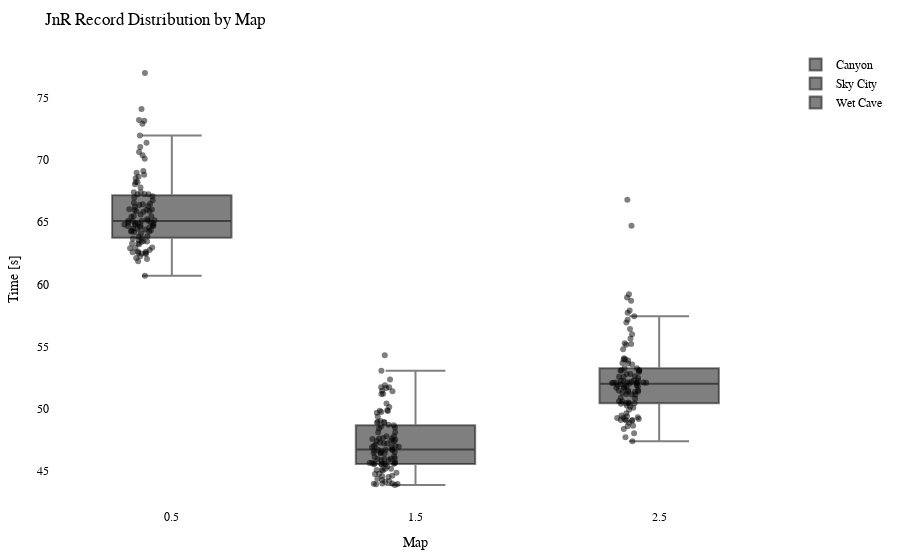

Write notebook code for a chart like this one.
### Code cell
import plotly.graph_objects as go
import plotly.io as pio

df = getRecordsDataframe(minigame="Jump and Run")

# Calculate the offset for centering the data points
num_columns = len(df.columns)
offset = 0.5

# Create a Swarm plot using Plotly
fig = go.Figure()

for i, column in enumerate(df.columns):
    x_values = [i + offset] * len(df[column])  # Adjust x-values with offset for horizontal centering
    fig.add_trace(go.Box(x=x_values,
                         y=df[column],
                         name=column,
                         boxpoints='all',
                         pointpos=-0.5,  # Adjust point position to prevent overlapping
                         marker=dict(color='rgba(0,0,0,0.5)', size=6),  # Adjust marker color and size
                         hovertext=df.index,
                         hoverinfo='text+y'))

fig.update_layout(title="JnR Record Distribution by Map",
                  xaxis=dict(title="Map"),
                  yaxis=dict(title="Time [s]"),
                  showlegend=True,
                  font=dict(family="Arial", size=12, color="black"),  # Customize font
                  plot_bgcolor="white",  # Set background color
                  margin=dict(l=50, r=50, t=50, b=50),  # Adjust margins for better layout
                  )

pio.show(fig)

pio.write_html(fig, "out/jump_swarm_plot.html")

### Figure 1 — Plotly figure (JSON) as saved in the notebook; plotly's stock layout.template omitted (floating-point values rounded to 4 significant figures)
{"data": [{"boxpoints": "all", "hoverinfo": "text+y", "hovertext": ["20LeRe10", "2wc", "agowskyy", "Allooy", "Anni808", "Axollotel", "bawskey", "BusinessBent", "ByNetherdude", "byTobi", "cediiiiii_10", "Chander24", "Chrisi20101", "crocodile1870", "cxl1lo", "DarkCobweb", "deadfiight", "DerBaumIstDerWeg", "Dokkkkko", "Ex4cted", "Falke23_5", "Feinberg", "ffawks", "Fflopse", "ForceFox", "Freeeedom", "frutigall", "GamemasterNiki", "GeneralEnte06", "Gerrygames", "Gobo9", "GrafikKatze", "Grapfen", "Gummibearchen", "H1ghsay", "h4nnes", "Harold_Sensemann", "HerrDante", "Jan2220", "JennieKim", "jimmi1410", "JOW23", "Joy_8oy", "KakaMC", "Kanickelul", "Keenaai", "Kokochampi", "Kokochampo", "Kopfradio", "Krusti", "Kyuudo", "La_meleagro", "LeWi_100", "lizsyy", "LordAlexos", "loukrativ", "Lubottus", "Luis_XYZ", "M0orey_0", "marbrueck", "Martomias", "Mincheeen", "MrNulfred", "Mvsk_", "myshq", "Nexilus", "Ninivee", "officialryzon", "Oronor", "PedroZockt", "Picutar", "PixlNight", "PolizeiDreamy", "Radattel", "Radiokopf", "Raefinzs", "Ritokii", "Sackkerl", "SB387", "ScreamingBlatz", "Sebi1801", "Seemops_8", "Sey__", "Shiewk", "Snitcherella", "SpeckyCut", "StaudammAusHolz", "TheBreadHD", "TheFabo", "Tomiokey", "twitchparaskiill", "Txlentierter", "T_Niko_T", "Umgfoin", "WachtelWachtel", "WirdNichtGeladen", "Wissender", "xBaumeisterin", "xX_Dima_ggg_Xx6", "xX_Masha_ggg_Xx9", "yzvm", "_n3d", "_Waldi_"], "marker": {"color": "rgba(0,0,0,0.5)", "size": 6}, "name": "Canyon", "pointpos": -0.5, "type": "box", "x": [0.5, 0.5, 0.5, 0.5, 0.5, 0.5, 0.5, 0.5, 0.5, 0.5, 0.5, 0.5, 0.5, 0.5, 0.5, 0.5, 0.5, 0.5, 0.5, 0.5, 0.5, 0.5, 0.5, 0.5, 0.5, 0.5, 0.5, 0.5, 0.5, 0.5, 0.5, 0.5, 0.5, 0.5, 0.5, 0.5, 0.5, 0.5, 0.5, 0.5, 0.5, 0.5, 0.5, 0.5, 0.5, 0.5, 0.5, 0.5, 0.5, 0.5, 0.5, 0.5, 0.5, 0.5, 0.5, 0.5, 0.5, 0.5, 0.5, 0.5, 0.5, 0.5, 0.5, 0.5, 0.5, 0.5, 0.5, 0.5, 0.5, 0.5, 0.5, 0.5, 0.5, 0.5, 0.5, 0.5, 0.5, 0.5, 0.5, 0.5, 0.5, 0.5, 0.5, 0.5, 0.5, 0.5, 0.5, 0.5, 0.5, 0.5, 0.5, 0.5, 0.5, 0.5, 0.5, 0.5, 0.5, 0.5, 0.5, 0.5, 0.5, 0.5, 0.5], "y": [67.09, 63.22, 64.73, 63.44, 65.84, 65.5, 68.21, 68.97, 71.97, 65.44, 61.86, 74.1, 64.49, 64.12, 66.76, 66.04, 65.16, 63.28, 64.8, 62.55, 65.87, 66.56, 63.42, 62.12, 64.7, 63.49, 64.48, 64.87, 64.6, 64.41, 60.7, 63.85, 63.67, 64.25, 64.74, 67.25, 64.24, 62.58, 64.82, 65.09, 77.0, 62.75, 68.66, 62.9, null, 66.38, 73.22, 70.39, 70.64, 66.0, 64.7, 68.23, 62.45, 62.26, 67.26, 72.92, 62.53, 67.24, 65.89, 66.25, 64.95, 65.62, 64.9, 71.04, 62.93, 73.16, 65.02, null, 66.01, 62.62, 63.82, 63.68, 71.39, 66.47, 66.44, 65.1, 70.11, 68.54, 64.31, 65.11, null, 64.36, 62.04, 63.57, 62.48, 68.81, 65.47, 67.41, 66.97, 65.23, 69.11, 66.3, 67.79, 64.57, 62.96, 64.87, 65.97, 62.64, 67.4, 68.04, 63.28, 64.21, 65.11]}, {"boxpoints": "all", "hoverinfo": "text+y", "hovertext": ["20LeRe10", "2wc", "agowskyy", "Allooy", "Anni808", "Axollotel", "bawskey", "BusinessBent", "ByNetherdude", "byTobi", "cediiiiii_10", "Chander24", "Chrisi20101", "crocodile1870", "cxl1lo", "DarkCobweb", "deadfiight", "DerBaumIstDerWeg", "Dokkkkko", "Ex4cted", "Falke23_5", "Feinberg", "ffawks", "Fflopse", "ForceFox", "Freeeedom", "frutigall", "GamemasterNiki", "GeneralEnte06", "Gerrygames", "Gobo9", "GrafikKatze", "Grapfen", "Gummibearchen", "H1ghsay", "h4nnes", "Harold_Sensemann", "HerrDante", "Jan2220", "JennieKim", "jimmi1410", "JOW23", "Joy_8oy", "KakaMC", "Kanickelul", "Keenaai", "Kokochampi", "Kokochampo", "Kopfradio", "Krusti", "Kyuudo", "La_meleagro", "LeWi_100", "lizsyy", "LordAlexos", "loukrativ", "Lubottus", "Luis_XYZ", "M0orey_0", "marbrueck", "Martomias", "Mincheeen", "MrNulfred", "Mvsk_", "myshq", "Nexilus", "Ninivee", "officialryzon", "Oronor", "PedroZockt", "Picutar", "PixlNight", "PolizeiDreamy", "Radattel", "Radiokopf", "Raefinzs", "Ritokii", "Sackkerl", "SB387", "ScreamingBlatz", "Sebi1801", "Seemops_8", "Sey__", "Shiewk", "Snitcherella", "SpeckyCut", "StaudammAusHolz", "TheBreadHD", "TheFabo", "Tomiokey", "twitchparaskiill", "Txlentierter", "T_Niko_T", "Umgfoin", "WachtelWachtel", "WirdNichtGeladen", "Wissender", "xBaumeisterin", "xX_Dima_ggg_Xx6", "xX_Masha_ggg_Xx9", "yzvm", "_n3d", "_Waldi_"], "marker": {"color": "rgba(0,0,0,0.5)", "size": 6}, "name": "Sky City", "pointpos": -0.5, "type": "box", "x": [1.5, 1.5, 1.5, 1.5, 1.5, 1.5, 1.5, 1.5, 1.5, 1.5, 1.5, 1.5, 1.5, 1.5, 1.5, 1.5, 1.5, 1.5, 1.5, 1.5, 1.5, 1.5, 1.5, 1.5, 1.5, 1.5, 1.5, 1.5, 1.5, 1.5, 1.5, 1.5, 1.5, 1.5, 1.5, 1.5, 1.5, 1.5, 1.5, 1.5, 1.5, 1.5, 1.5, 1.5, 1.5, 1.5, 1.5, 1.5, 1.5, 1.5, 1.5, 1.5, 1.5, 1.5, 1.5, 1.5, 1.5, 1.5, 1.5, 1.5, 1.5, 1.5, 1.5, 1.5, 1.5, 1.5, 1.5, 1.5, 1.5, 1.5, 1.5, 1.5, 1.5, 1.5, 1.5, 1.5, 1.5, 1.5, 1.5, 1.5, 1.5, 1.5, 1.5, 1.5, 1.5, 1.5, 1.5, 1.5, 1.5, 1.5, 1.5, 1.5, 1.5, 1.5, 1.5, 1.5, 1.5, 1.5, 1.5, 1.5, 1.5, 1.5, 1.5], "y": [49.74, 44.36, 47.5, 47.64, 51.73, 49.8, 46.61, 46.7, 51.88, 46.58, 44.57, 54.3, 45.64, 47.28, 48.9, 46.41, 47.42, 43.85, 48.09, 44.15, 47.37, 47.57, 45.17, 44.74, 44.61, 45.09, 47.78, 47.6, 45.64, 45.17, 43.94, 44.85, 45.58, 45.69, 48.7, 47.2, 45.98, 43.96, 46.17, 45.97, 48.48, 43.98, 48.95, 44.76, 51.66, 48.58, 51.19, 49.82, 51.17, 46.68, 46.72, 46.46, 44.12, 45.53, 51.45, 49.01, 45.57, 49.88, 47.19, 49.37, 46.94, 45.94, 46.89, 50.14, 43.98, 45.53, 47.62, 51.4, 46.99, 43.93, 45.02, 45.59, 53.04, 46.42, 48.41, 52.34, 46.11, 47.01, 47.12, 48.67, 46.93, 46.43, 44.26, 45.64, 49.68, 48.93, 45.55, 48.9, 45.36, 47.77, 47.41, null, 51.72, 46.69, 45.07, 45.87, 48.1, 45.53, 46.51, 50.42, 44.5, 45.87, 46.01]}, {"boxpoints": "all", "hoverinfo": "text+y", "hovertext": ["20LeRe10", "2wc", "agowskyy", "Allooy", "Anni808", "Axollotel", "bawskey", "BusinessBent", "ByNetherdude", "byTobi", "cediiiiii_10", "Chander24", "Chrisi20101", "crocodile1870", "cxl1lo", "DarkCobweb", "deadfiight", "DerBaumIstDerWeg", "Dokkkkko", "Ex4cted", "Falke23_5", "Feinberg", "ffawks", "Fflopse", "ForceFox", "Freeeedom", "frutigall", "GamemasterNiki", "GeneralEnte06", "Gerrygames", "Gobo9", "GrafikKatze", "Grapfen", "Gummibearchen", "H1ghsay", "h4nnes", "Harold_Sensemann", "HerrDante", "Jan2220", "JennieKim", "jimmi1410", "JOW23", "Joy_8oy", "KakaMC", "Kanickelul", "Keenaai", "Kokochampi", "Kokochampo", "Kopfradio", "Krusti", "Kyuudo", "La_meleagro", "LeWi_100", "lizsyy", "LordAlexos", "loukrativ", "Lubottus", "Luis_XYZ", "M0orey_0", "marbrueck", "Martomias", "Mincheeen", "MrNulfred", "Mvsk_", "myshq", "Nexilus", "Ninivee", "officialryzon", "Oronor", "PedroZockt", "Picutar", "PixlNight", "PolizeiDreamy", "Radattel", "Radiokopf", "Raefinzs", "Ritokii", "Sackkerl", "SB387", "ScreamingBlatz", "Sebi1801", "Seemops_8", "Sey__", "Shiewk", "Snitcherella", "SpeckyCut", "StaudammAusHolz", "TheBreadHD", "TheFabo", "Tomiokey", "twitchparaskiill", "Txlentierter", "T_Niko_T", "Umgfoin", "WachtelWachtel", "WirdNichtGeladen", "Wissender", "xBaumeisterin", "xX_Dima_ggg_Xx6", "xX_Masha_ggg_Xx9", "yzvm", "_n3d", "_Waldi_"], "marker": {"color": "rgba(0,0,0,0.5)", "size": 6}, "name": "Wet Cave", "pointpos": -0.5, "type": "box", "x": [2.5, 2.5, 2.5, 2.5, 2.5, 2.5, 2.5, 2.5, 2.5, 2.5, 2.5, 2.5, 2.5, 2.5, 2.5, 2.5, 2.5, 2.5, 2.5, 2.5, 2.5, 2.5, 2.5, 2.5, 2.5, 2.5, 2.5, 2.5, 2.5, 2.5, 2.5, 2.5, 2.5, 2.5, 2.5, 2.5, 2.5, 2.5, 2.5, 2.5, 2.5, 2.5, 2.5, 2.5, 2.5, 2.5, 2.5, 2.5, 2.5, 2.5, 2.5, 2.5, 2.5, 2.5, 2.5, 2.5, 2.5, 2.5, 2.5, 2.5, 2.5, 2.5, 2.5, 2.5, 2.5, 2.5, 2.5, 2.5, 2.5, 2.5, 2.5, 2.5, 2.5, 2.5, 2.5, 2.5, 2.5, 2.5, 2.5, 2.5, 2.5, 2.5, 2.5, 2.5, 2.5, 2.5, 2.5, 2.5, 2.5, 2.5, 2.5, 2.5, 2.5, 2.5, 2.5, 2.5, 2.5, 2.5, 2.5, 2.5, 2.5, 2.5, 2.5], "y": [51.73, 48.6, 52.16, 50.19, 51.47, 51.48, 53.25, 52.1, 64.71, 51.88, 49.27, 56.94, 52.09, 52.09, 52.8, 52.23, 51.35, 49.09, 53.08, 48.86, 52.25, 53.68, 51.29, 47.7, 50.44, 51.8, 52.09, 52.2, 50.81, 51.36, 47.38, 49.3, 49.64, 50.49, 52.56, 52.27, 50.6, 48.37, 50.41, 51.13, 57.9, 49.06, 57.43, 48.64, 59.2, 52.79, 58.94, 53.97, 66.79, 53.88, 52.47, 54.77, 48.02, 50.25, 53.56, null, 49.39, 55.26, 52.12, 52.01, 51.37, 50.44, 51.97, 53.09, 49.04, 51.69, 52.56, 52.07, 52.6, 49.09, 49.45, 50.39, 58.67, 51.15, 54.05, 56.42, 51.15, 57.72, 53.09, 51.77, 55.65, 50.89, 49.16, 51.69, 53.05, 53.64, 55.15, 53.95, 52.1, 55.19, 52.95, null, 55.99, 50.57, 49.92, 51.47, 51.89, 50.07, 53.25, 57.14, 49.26, 52.04, 49.14]}], "layout": {"font": {"color": "black", "family": "Arial", "size": 12}, "margin": {"b": 50, "l": 50, "r": 50, "t": 50}, "plot_bgcolor": "white", "showlegend": true, "title": {"text": "JnR Record Distribution by Map"}, "xaxis": {"title": {"text": "Map"}}, "yaxis": {"title": {"text": "Time [s]"}}}}
